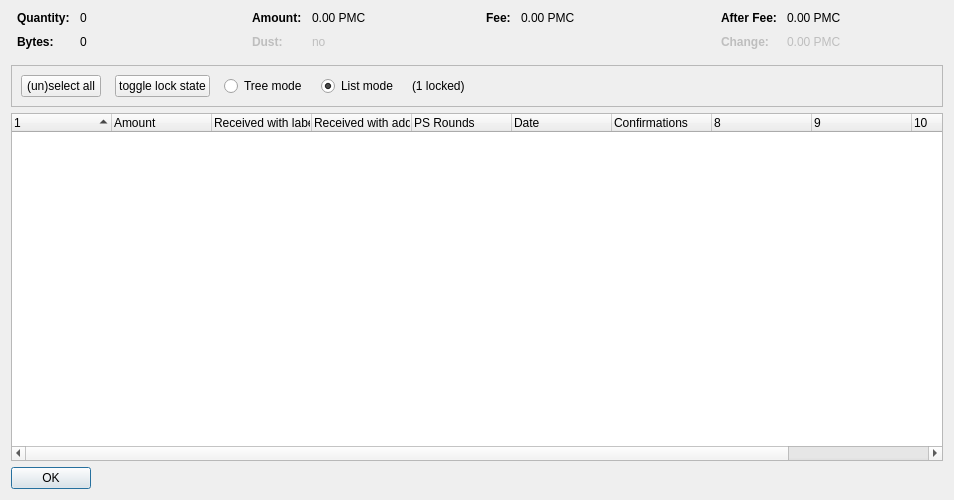
<?xml version="1.0" encoding="UTF-8"?>
<ui version="4.0">
 <class>CoinControlDialog</class>
 <widget class="QDialog" name="CoinControlDialog">
  <property name="geometry">
   <rect>
    <x>0</x>
    <y>0</y>
    <width>954</width>
    <height>500</height>
   </rect>
  </property>
  <property name="windowTitle">
   <string>Coin Selection</string>
  </property>
  <layout class="QVBoxLayout" name="verticalLayout">
   <item>
    <layout class="QHBoxLayout" name="horizontalLayoutTop" stretch="0,0,0,0">
     <property name="topMargin">
      <number>0</number>
     </property>
     <property name="bottomMargin">
      <number>10</number>
     </property>
     <item>
      <layout class="QFormLayout" name="formLayoutCoinControl1">
       <property name="horizontalSpacing">
        <number>10</number>
       </property>
       <property name="verticalSpacing">
        <number>10</number>
       </property>
       <property name="leftMargin">
        <number>6</number>
       </property>
       <property name="rightMargin">
        <number>6</number>
       </property>
       <item row="0" column="0">
        <widget class="QLabel" name="labelCoinControlQuantityText">
         <property name="font">
          <font>
           <weight>75</weight>
           <bold>true</bold>
          </font>
         </property>
         <property name="text">
          <string>Quantity:</string>
         </property>
        </widget>
       </item>
       <item row="0" column="1">
        <widget class="QLabel" name="labelCoinControlQuantity">
         <property name="cursor">
          <cursorShape>IBeamCursor</cursorShape>
         </property>
         <property name="contextMenuPolicy">
          <enum>Qt::ActionsContextMenu</enum>
         </property>
         <property name="text">
          <string notr="true">0</string>
         </property>
         <property name="textInteractionFlags">
          <set>Qt::LinksAccessibleByMouse|Qt::TextSelectableByKeyboard|Qt::TextSelectableByMouse</set>
         </property>
        </widget>
       </item>
       <item row="1" column="0">
        <widget class="QLabel" name="labelCoinControlBytesText">
         <property name="font">
          <font>
           <weight>75</weight>
           <bold>true</bold>
          </font>
         </property>
         <property name="text">
          <string>Bytes:</string>
         </property>
        </widget>
       </item>
       <item row="1" column="1">
        <widget class="QLabel" name="labelCoinControlBytes">
         <property name="cursor">
          <cursorShape>IBeamCursor</cursorShape>
         </property>
         <property name="contextMenuPolicy">
          <enum>Qt::ActionsContextMenu</enum>
         </property>
         <property name="text">
          <string notr="true">0</string>
         </property>
         <property name="textInteractionFlags">
          <set>Qt::LinksAccessibleByMouse|Qt::TextSelectableByKeyboard|Qt::TextSelectableByMouse</set>
         </property>
        </widget>
       </item>
      </layout>
     </item>
     <item>
      <layout class="QFormLayout" name="formLayoutCoinControl2">
       <property name="horizontalSpacing">
        <number>10</number>
       </property>
       <property name="verticalSpacing">
        <number>10</number>
       </property>
       <property name="leftMargin">
        <number>6</number>
       </property>
       <property name="rightMargin">
        <number>6</number>
       </property>
       <item row="0" column="0">
        <widget class="QLabel" name="labelCoinControlAmountText">
         <property name="font">
          <font>
           <weight>75</weight>
           <bold>true</bold>
          </font>
         </property>
         <property name="text">
          <string>Amount:</string>
         </property>
        </widget>
       </item>
       <item row="0" column="1">
        <widget class="QLabel" name="labelCoinControlAmount">
         <property name="cursor">
          <cursorShape>IBeamCursor</cursorShape>
         </property>
         <property name="contextMenuPolicy">
          <enum>Qt::ActionsContextMenu</enum>
         </property>
         <property name="text">
          <string notr="true">0.00 PMC</string>
         </property>
         <property name="textInteractionFlags">
          <set>Qt::LinksAccessibleByMouse|Qt::TextSelectableByKeyboard|Qt::TextSelectableByMouse</set>
         </property>
        </widget>
       </item>
       <item row="1" column="0">
        <widget class="QLabel" name="labelCoinControlLowOutputText">
         <property name="enabled">
          <bool>false</bool>
         </property>
         <property name="font">
          <font>
           <weight>75</weight>
           <bold>true</bold>
          </font>
         </property>
         <property name="text">
          <string>Dust:</string>
         </property>
        </widget>
       </item>
       <item row="1" column="1">
        <widget class="QLabel" name="labelCoinControlLowOutput">
         <property name="enabled">
          <bool>false</bool>
         </property>
         <property name="cursor">
          <cursorShape>IBeamCursor</cursorShape>
         </property>
         <property name="contextMenuPolicy">
          <enum>Qt::ActionsContextMenu</enum>
         </property>
         <property name="text">
          <string notr="true">no</string>
         </property>
         <property name="textInteractionFlags">
          <set>Qt::LinksAccessibleByMouse|Qt::TextSelectableByKeyboard|Qt::TextSelectableByMouse</set>
         </property>
        </widget>
       </item>
      </layout>
     </item>
     <item>
      <layout class="QFormLayout" name="formLayoutCoinControl3">
       <property name="horizontalSpacing">
        <number>10</number>
       </property>
       <property name="verticalSpacing">
        <number>10</number>
       </property>
       <property name="leftMargin">
        <number>6</number>
       </property>
       <property name="rightMargin">
        <number>6</number>
       </property>
       <item row="0" column="0">
        <widget class="QLabel" name="labelCoinControlFeeText">
         <property name="font">
          <font>
           <weight>75</weight>
           <bold>true</bold>
          </font>
         </property>
         <property name="text">
          <string>Fee:</string>
         </property>
        </widget>
       </item>
       <item row="0" column="1">
        <widget class="QLabel" name="labelCoinControlFee">
         <property name="cursor">
          <cursorShape>IBeamCursor</cursorShape>
         </property>
         <property name="contextMenuPolicy">
          <enum>Qt::ActionsContextMenu</enum>
         </property>
         <property name="text">
          <string notr="true">0.00 PMC</string>
         </property>
         <property name="textInteractionFlags">
          <set>Qt::LinksAccessibleByMouse|Qt::TextSelectableByKeyboard|Qt::TextSelectableByMouse</set>
         </property>
        </widget>
       </item>
      </layout>
     </item>
     <item>
      <layout class="QFormLayout" name="formLayoutCoinControl4">
       <property name="horizontalSpacing">
        <number>10</number>
       </property>
       <property name="verticalSpacing">
        <number>10</number>
       </property>
       <property name="leftMargin">
        <number>6</number>
       </property>
       <property name="rightMargin">
        <number>6</number>
       </property>
       <item row="0" column="0">
        <widget class="QLabel" name="labelCoinControlAfterFeeText">
         <property name="font">
          <font>
           <weight>75</weight>
           <bold>true</bold>
          </font>
         </property>
         <property name="text">
          <string>After Fee:</string>
         </property>
        </widget>
       </item>
       <item row="0" column="1">
        <widget class="QLabel" name="labelCoinControlAfterFee">
         <property name="cursor">
          <cursorShape>IBeamCursor</cursorShape>
         </property>
         <property name="contextMenuPolicy">
          <enum>Qt::ActionsContextMenu</enum>
         </property>
         <property name="text">
          <string notr="true">0.00 PMC</string>
         </property>
         <property name="textInteractionFlags">
          <set>Qt::LinksAccessibleByMouse|Qt::TextSelectableByKeyboard|Qt::TextSelectableByMouse</set>
         </property>
        </widget>
       </item>
       <item row="1" column="0">
        <widget class="QLabel" name="labelCoinControlChangeText">
         <property name="enabled">
          <bool>false</bool>
         </property>
         <property name="font">
          <font>
           <weight>75</weight>
           <bold>true</bold>
          </font>
         </property>
         <property name="text">
          <string>Change:</string>
         </property>
        </widget>
       </item>
       <item row="1" column="1">
        <widget class="QLabel" name="labelCoinControlChange">
         <property name="enabled">
          <bool>false</bool>
         </property>
         <property name="cursor">
          <cursorShape>IBeamCursor</cursorShape>
         </property>
         <property name="contextMenuPolicy">
          <enum>Qt::ActionsContextMenu</enum>
         </property>
         <property name="text">
          <string notr="true">0.00 PMC</string>
         </property>
         <property name="textInteractionFlags">
          <set>Qt::LinksAccessibleByMouse|Qt::TextSelectableByKeyboard|Qt::TextSelectableByMouse</set>
         </property>
        </widget>
       </item>
      </layout>
     </item>
    </layout>
   </item>
   <item>
    <widget class="QFrame" name="frame">
     <property name="minimumSize">
      <size>
       <width>0</width>
       <height>40</height>
      </size>
     </property>
     <property name="frameShape">
      <enum>QFrame::StyledPanel</enum>
     </property>
     <property name="frameShadow">
      <enum>QFrame::Sunken</enum>
     </property>
     <layout class="QHBoxLayout" name="horizontalLayout">
      <item>
       <layout class="QHBoxLayout" name="horizontalLayoutPanel" stretch="0,0,0,0,0,0">
        <property name="spacing">
         <number>14</number>
        </property>
        <item>
         <widget class="QPushButton" name="pushButtonSelectAll">
          <property name="sizePolicy">
           <sizepolicy hsizetype="Maximum" vsizetype="Fixed">
            <horstretch>0</horstretch>
            <verstretch>0</verstretch>
           </sizepolicy>
          </property>
          <property name="text">
           <string>(un)select all</string>
          </property>
          <property name="autoDefault">
           <bool>false</bool>
          </property>
         </widget>
        </item>
        <item>
         <widget class="QPushButton" name="pushButtonToggleLock">
          <property name="sizePolicy">
           <sizepolicy hsizetype="Maximum" vsizetype="Fixed">
            <horstretch>0</horstretch>
            <verstretch>0</verstretch>
           </sizepolicy>
          </property>
          <property name="text">
           <string>toggle lock state</string>
          </property>
          <property name="autoDefault">
           <bool>false</bool>
          </property>
         </widget>
        </item>
        <item>
         <widget class="QRadioButton" name="radioTreeMode">
          <property name="sizePolicy">
           <sizepolicy hsizetype="Maximum" vsizetype="Fixed">
            <horstretch>0</horstretch>
            <verstretch>0</verstretch>
           </sizepolicy>
          </property>
          <property name="text">
           <string>Tree mode</string>
          </property>
         </widget>
        </item>
        <item>
         <widget class="QRadioButton" name="radioListMode">
          <property name="sizePolicy">
           <sizepolicy hsizetype="Maximum" vsizetype="Fixed">
            <horstretch>0</horstretch>
            <verstretch>0</verstretch>
           </sizepolicy>
          </property>
          <property name="text">
           <string>List mode</string>
          </property>
          <property name="checked">
           <bool>true</bool>
          </property>
         </widget>
        </item>
        <item>
         <widget class="QLabel" name="labelLocked">
          <property name="text">
           <string>(1 locked)</string>
          </property>
         </widget>
        </item>
        <item>
         <spacer name="horizontalSpacer">
          <property name="orientation">
           <enum>Qt::Horizontal</enum>
          </property>
          <property name="sizeHint" stdset="0">
           <size>
            <width>40</width>
            <height>20</height>
           </size>
          </property>
         </spacer>
        </item>
       </layout>
      </item>
     </layout>
    </widget>
   </item>
   <item>
    <widget class="CoinControlTreeWidget" name="treeWidget">
     <property name="contextMenuPolicy">
      <enum>Qt::CustomContextMenu</enum>
     </property>
     <property name="sortingEnabled">
      <bool>false</bool>
     </property>
     <property name="columnCount">
      <number>11</number>
     </property>
     <attribute name="headerShowSortIndicator" stdset="0">
      <bool>true</bool>
     </attribute>
     <attribute name="headerStretchLastSection">
      <bool>false</bool>
     </attribute>
     <column>
      <property name="text">
       <string/>
      </property>
     </column>
     <column>
      <property name="text">
       <string>Amount</string>
      </property>
     </column>
     <column>
      <property name="text">
       <string>Received with label</string>
      </property>
     </column>
     <column>
      <property name="text">
       <string>Received with address</string>
      </property>
     </column>
     <column>
      <property name="text">
       <string>PS Rounds</string>
      </property>
     </column>
     <column>
      <property name="text">
       <string>Date</string>
      </property>
     </column>
     <column>
      <property name="text">
       <string>Confirmations</string>
      </property>
      <property name="toolTip">
       <string>Confirmed</string>
      </property>
     </column>
     <column>
      <property name="text">
       <string/>
      </property>
     </column>
     <column>
      <property name="text">
       <string/>
      </property>
     </column>
     <column>
      <property name="text">
       <string/>
      </property>
     </column>
     <column>
      <property name="text">
       <string/>
      </property>
     </column>
    </widget>
   </item>
   <item>
    <widget class="QDialogButtonBox" name="buttonBox">
     <property name="sizePolicy">
      <sizepolicy hsizetype="Maximum" vsizetype="Fixed">
       <horstretch>0</horstretch>
       <verstretch>0</verstretch>
      </sizepolicy>
     </property>
     <property name="orientation">
      <enum>Qt::Horizontal</enum>
     </property>
     <property name="standardButtons">
      <set>QDialogButtonBox::Ok</set>
     </property>
    </widget>
   </item>
  </layout>
 </widget>
 <customwidgets>
  <customwidget>
   <class>CoinControlTreeWidget</class>
   <extends>QTreeWidget</extends>
   <header>coincontroltreewidget.h</header>
  </customwidget>
 </customwidgets>
 <resources/>
 <connections/>
</ui>
